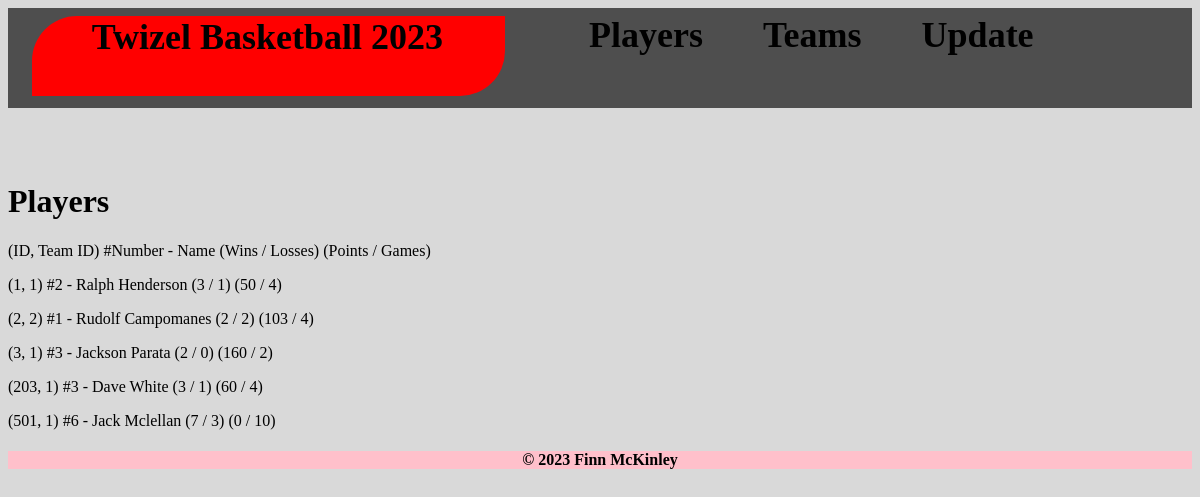
The page /players on the database its author committed.
### main.py (models this page shows, shortened)
class Player(Base):
  __tablename__ = "players"
  uid = Column("uid", Integer, primary_key=True)
  firstname = Column("firstname", String)
  lastname = Column("lastname", String)
  team = Column(Integer, ForeignKey("teams.uid"))    # ** Check this later
  number = Column("number", Integer)
  points = Column("points", Integer)
  games_played = Column("games_played", Integer)
  wins = Column("wins", Integer)
  losses = Column("losses", Integer)
  def __repr__(self):
    return f"({self.uid}, {self.team})   #{self.number} - {self.firstname} {self.lastname} ({self.wins} / {self.losses}) ({self.points} / {self.games_played})"

### main.py (the view)
@app.route('/players')    # Route to Players Page
def players():
  Session = sessionmaker(bind=engine)
  session = Session()
  results=session.query(Player).all()
  print("\n\nPlayers are:\n")
  print(results)
  return render_template("players.html", page_title="PLAYERS", query_results = results)

### templates/players.html (shortened to what this page needs)
{% extends 'layout.html' %}
{% block content %}
<body>
<div>
  <h1 class="subheading" style="">Players</h1>
  <p>(ID, Team ID) #Number - Name (Wins / Losses) (Points / Games)</p>
  {% for result in query_results %}
    <p class="result" style="">{{ result}}</p>
  {% endfor %}
</div>
</body>
{% endblock %}

### templates/layout.html (shortened to what this page needs)
<!doctype html>
<html lang='en-US'>
  <head>
    <link href="/static/style.css" rel="stylesheet" type="text/css"/>
  </head>
  <body>
  {% include 'header.html' %}
  {% block content %}{% endblock %}
  {% include 'footer.html' %}
  </body>
</html>

### templates/header.html
<header>
  <div class='topblock'>
    <div class='logo'>
      <h1>
        <a href='/'>Twizel Basketball 2023</a>
      </h1>
    </div>
    <div class='links'>
      <h2>
        <a href='/players'>Players</a>
      </h2>
      <h2>
        <a href='/teams'>Teams</a>
      </h2>
      <h2>
        <a href='/edit_player'>Update</a>
      </h2>
    </div>
  </div>
</header>
<br>

### templates/footer.html
<footer>
  <h4>&copy; 2023 Finn McKinley</h2>
</footer>
</html>

### static/style.css (style rules this page uses)
body { background-color: #D9D9D9; }
h1 { color: black; font-size: 3vw; display: flex; justify-content: center; position: absolute; top: 50%; transform: translate(5vw, -8vh); }
h2 { color: red; font-size: 3vw; float: left; padding-left: 5vw; }
h4 { background-color: pink; text-align: center; }
.topblock { background: #4E4E4E; width: 100%; height: 100px }
.logo { width: 40%; height: 80%; border-radius: 45px 0px; background: #F00; margin-left: 2%; margin-right: 2%; top: 50%; transform: translate(0, 10%); float: left; }
.links { float: left; color: red; transform: translate(0, -3vh); }
a:link { text-decoration: none; color: black; }
.subheading { display: block; font-size: 2em; margin-top: 0.67em; margin-bottom: 0.67em; margin-left: 0; margin-right: 0; font-weight: bold; display: flex; justify-content: left; position: relative; top: 0; transform: translate(0, 0); }

### rows shown on the page
Player: uid+team+number "(1, 1) #2 - Ralph Henderson (3 / 1) (50 / 4)"
Player: uid+team+number "(2, 2) #1 - Rudolf Campomanes (2 / 2) (103 / 4)"
Player: uid+team+number "(3, 1) #3 - Jackson Parata (2 / 0) (160 / 2)"
Player: uid+team+number "(203, 1) #3 - Dave White (3 / 1) (60 / 4)"
Player: uid+team+number "(501, 1) #6 - Jack Mclellan (7 / 3) (0 / 10)"
